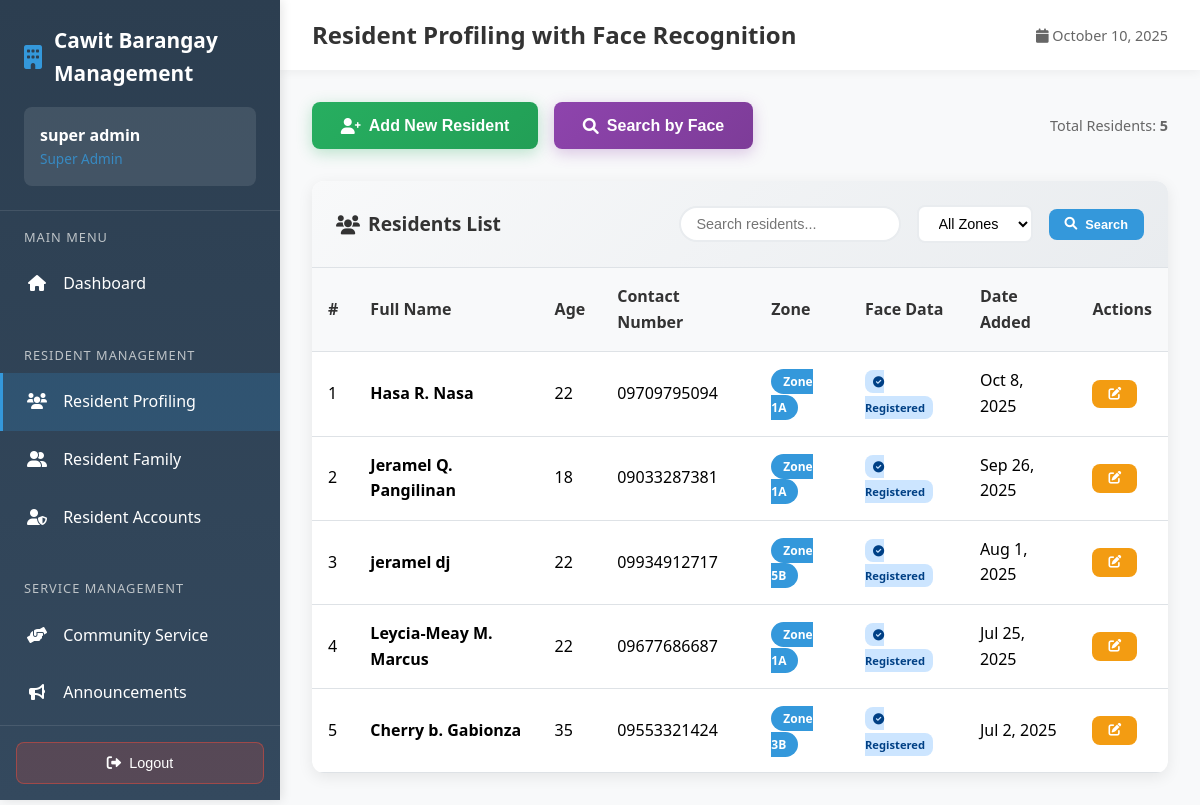
The page /employee/admin/resident-profiling.php (signed in) on the database as committed earlier.
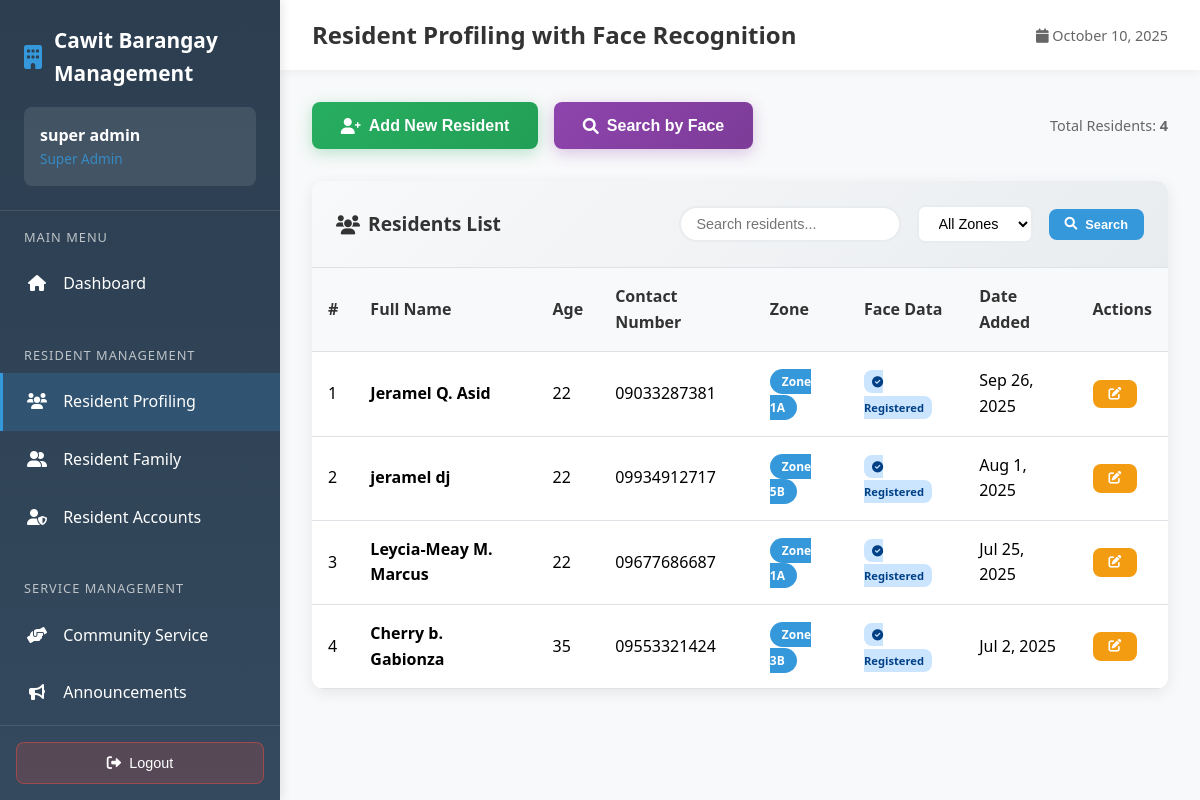
The same page on the database as committed later.
### tables this page shows
CREATE TABLE `residents` (
  `id` int(11) NOT NULL,
  `first_name` varchar(100) NOT NULL,
  `middle_initial` varchar(1) DEFAULT NULL,
  `last_name` varchar(100) NOT NULL,
  `full_name` varchar(255) DEFAULT NULL,
  `suffix` varchar(50) DEFAULT NULL,
  `age` int(11) NOT NULL,
  `contact_number` varchar(20) NOT NULL,
  `zone` enum('Zone 1A','Zone 1B','Zone 2A','Zone 2B','Zone 3A','Zone 3B','Zone 4A','Zone 4B','Zone 5A','Zone 5B','Zone 6A','Zone 6B','Zone 7A','Zone 7B') NOT NULL DEFAULT 'Zone 1A',
  `email` varchar(100) DEFAULT NULL,
  `created_at` timestamp NOT NULL DEFAULT current_timestamp(),
  `updated_at` timestamp NOT NULL DEFAULT current_timestamp() ON UPDATE current_timestamp(),
  `photo_path` varchar(255) DEFAULT NULL,
  `face_descriptor` text DEFAULT NULL,
  `face_embedding` text DEFAULT NULL,
  `face_photo` longtext DEFAULT NULL,
  `liveness_verified` tinyint(1) DEFAULT 0,
  `total_volunteer_hours` decimal(6,1) DEFAULT 0.0,
  `total_volunteer_events` int(11) DEFAULT 0,
  `last_volunteer_date` date DEFAULT NULL,
  `volunteer_status` enum('inactive','active','outstanding') DEFAULT 'inactive',
  `status` varchar(20) NOT NULL DEFAULT 'active'
);

### employee/admin/resident-profiling.php (the view, shortened to what this page needs)
<?php
require_once '../../config.php';
$search = isset($_GET['search']) ? mysqli_real_escape_string($connection, $_GET['search']) : '';
$page = isset($_GET['page']) ? intval($_GET['page']) : 1;
$records_per_page = 10;
$offset = ($page - 1) * $records_per_page;
$where_conditions = [];
$where_clause = !empty($where_conditions) ? 'WHERE ' . implode(' AND ', $where_conditions) : '';
$count_query = "SELECT COUNT(*) as total FROM residents $where_clause";
$count_result = mysqli_query($connection, $count_query);
$total_records = mysqli_fetch_assoc($count_result)['total'];
$residents_query = "SELECT * FROM residents $where_clause ORDER BY created_at DESC LIMIT $records_per_page OFFSET $offset";
$residents_result = mysqli_query($connection, $residents_query);
$row_number = $offset + 1;
?>
<!DOCTYPE html>
<html lang="en">
<head>
    <link href="https://cdnjs.cloudflare.com/ajax/libs/font-awesome/6.0.0/css/all.min.css" rel="stylesheet">
</head>
<body>
    <nav class="sidebar" id="sidebar">
        <div class="sidebar-header">
            <div class="sidebar-brand">
                <i class="fas fa-building"></i>
                Cawit Barangay Management
            </div>
            <div class="user-info">
                <div class="user-name"><?php echo $_SESSION['full_name']; ?></div>
                <div class="user-role">Super Admin</div>
            </div>
        </div>
        <div class="sidebar-nav">
            <div class="nav-section">
                <div class="nav-section-title">Main Menu</div>
                <a href="dashboard.php" class="nav-item">
                    <i class="fas fa-home"></i>
                    Dashboard
                </a>
            </div>
            <div class="nav-section">
                <div class="nav-section-title">Resident Management</div>
                <a href="resident-profiling.php" class="nav-item active">
                    <i class="fas fa-users"></i>
                    Resident Profiling
                </a>
                <a href="resident_family.php" class="nav-item">
                    <i class="fas fa-user-friends"></i>
                    Resident Family
                </a>
                <a href="resident_account.php" class="nav-item">
					<i class="fas fa-user-shield"></i>
					Resident Accounts
				</a>
            </div>
            <div class="nav-section">
                <div class="nav-section-title">Service Management</div>
                <a href="community_service.php" class="nav-item">
                    <i class="fas fa-hands-helping"></i>
                    Community Service
                </a>
                <a href="announcements.php" class="nav-item">
                    <i class="fas fa-bullhorn"></i>
                    Announcements
                </a>
                <a href="complaints.php" class="nav-item">
                </a>
            </div>
        </div>
        <div class="logout-section">
            <form action="../logout.php" method="POST" id="logoutForm" style="width: 100%;">
                <button type="button" class="logout-btn" onclick="handleLogout()">
                    <i class="fas fa-sign-out-alt"></i>
                    Logout
                </button>
            </form>
        </div>
    </nav>
    <div class="main-content">
        <div class="top-bar">
            <h1 class="page-title">Resident Profiling with Face Recognition</h1>
            <div style="display: flex; align-items: center; gap: 1rem;">
                <span style="color: #666; font-size: 0.9rem;">
                    <i class="fas fa-calendar"></i> <?php echo date('F j, Y'); ?>
                </span>
            </div>
        </div>
        <div class="content-area">
            <div class="action-buttons">
                <div style="display: flex; gap: 1rem; flex-wrap: wrap;">
                    <button class="btn btn-add-resident" onclick="showModal('createModal')">
                        <i class="fas fa-user-plus"></i> Add New Resident
                    </button>
                    <button class="btn btn-face-search" onclick="showModal('searchModal')">
                        <i class="fas fa-search"></i> Search by Face
                    </button>
                </div>
                <div style="color: #666; font-size: 0.9rem;">
                    Total Residents: <strong><?php echo $total_records; ?></strong>
                </div>
            </div>
            <div class="table-card">
                <div class="table-header">
                    <div class="table-title">
                        <i class="fas fa-users"></i>
                        Residents List
                    </div>
                    <div class="search-filters">
                        <form method="GET" style="margin-left: auto; display:flex; gap:1rem; align-items:center;">
                            <input type="text" name="search" placeholder="Search residents..."
                                   class="search-input" value="<?php echo htmlspecialchars($search); ?>">
                            <select name="zone" class="filter-select">
                                <option value="">All Zones</option>
                            </select>
                            <button type="submit" class="btn btn-primary btn-sm">
                                <i class="fas fa-search"></i> Search
                            </button>
                        </form>
                    </div>
                </div>
                <div class="table-responsive">
                    <table class="table">
                        <thead>
                            <tr>
                                <th>#</th>
                                <th>Full Name</th>
                                <th>Age</th>
                                <th>Contact Number</th>
                                <th>Zone</th>
                                <th>Face Data</th>
                                <th>Date Added</th>
                                <th>Actions</th>
                            </tr>
                        </thead>
                        <tbody>
                            <?php if (mysqli_num_rows($residents_result) > 0): ?>
                                <?php while ($resident = mysqli_fetch_assoc($residents_result)): ?>
                                    <tr>
                                        <td><?php echo $row_number++; ?></td>
                                        <td>
                                            <strong><?php echo htmlspecialchars($resident['full_name']); ?></strong>
                                        </td>
                                        <td><?php echo $resident['age']; ?></td>
                                        <td><?php echo htmlspecialchars($resident['contact_number']); ?></td>
                                        <td>
                                            <span class="status-badge zone-badge">
                                                <?php echo htmlspecialchars($resident['zone']); ?>
                                            </span>
                                        </td>
                                        <td>
                                            <?php if ($resident['face_descriptor']): ?>
                                                <span class="face-badge face-registered">
                                                    <i class="fas fa-check-circle"></i> Registered
                                                </span>
                                            <?php else: ?>
                                                <span class="face-badge">
                                                    <i class="fas fa-times-circle"></i> Not Set
                                                </span>
                                            <?php endif; ?>
                                        </td>
                                        <td><?php echo date('M j, Y', strtotime($resident['created_at'])); ?></td>
                                        <td>
                                            <button class="btn btn-warning btn-sm" onclick="editResident(<?php echo htmlspecialchars(json_encode($resident)); ?>)">
                                                <i class="fas fa-edit"></i>
                                            </button>
                                        </td>
                                    </tr>
                                <?php endwhile; ?>
                            <?php endif; ?>
                        </tbody>
                    </table>
                </div>
            </div>
        </div>
    </div>
</body>
</html>

Rows that differ between the two databases and show on the page:
removed residents: full_name "Hasa R. Nasa", age "22", contact_number "09709795094", zone "Zone 1A", shows "Registered", created_at "Oct 8, 2025"
changed residents: full_name "Jeramel Q. Pangilinan" → "Jeramel Q. Asid"; age "18" → "22"
Other text that changed with them:
$total_records: "5" → "4"
